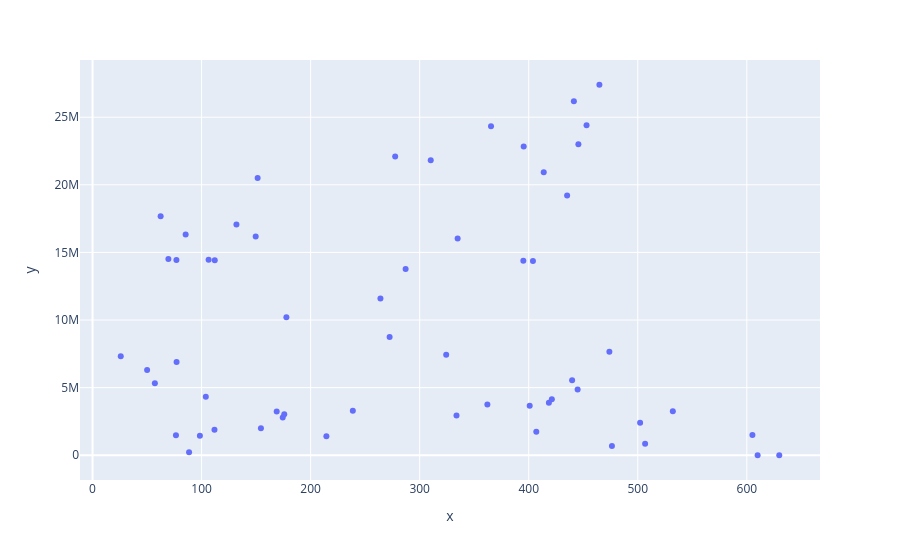

Notebook source saved alongside this figure:
### Code cell
px.scatter(y=(cooling_load_opt.resample('6h').sum() * freq), x=opt_weather["brick:Solar_Irradiance_Sensor"].resample('6h').mean())

### Figure 1 — Plotly figure (JSON) as saved in the notebook; plotly's stock layout.template omitted (floating-point values rounded to 4 significant figures; data arrays with more than 128 entries replaced by an {"elided": "..."} marker saying what was removed)
{"data": [{"hovertemplate": "x=%{x}<br>y=%{y}<extra></extra>", "legendgroup": "", "marker": {"color": "#636efa", "symbol": "circle"}, "mode": "markers", "name": "", "orientation": "v", "showlegend": false, "type": "scatter", "x": {"elided": "158 float values"}, "xaxis": "x", "y": {"elided": "158 float values"}, "yaxis": "y"}], "layout": {"legend": {"tracegroupgap": 0}, "margin": {"t": 60}, "xaxis": {"anchor": "y", "domain": [0, 1], "title": {"text": "x"}}, "yaxis": {"anchor": "x", "domain": [0, 1], "title": {"text": "y"}}}}
